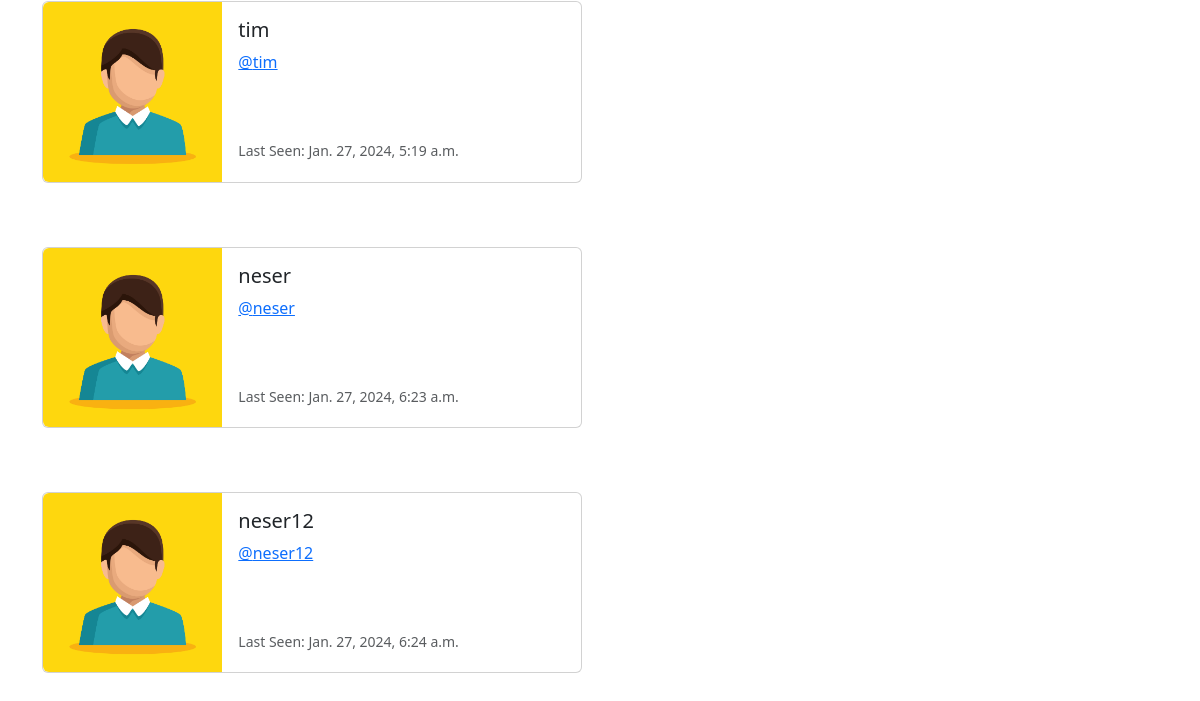
The app's page /profile_list (signed in, lower part), older data.
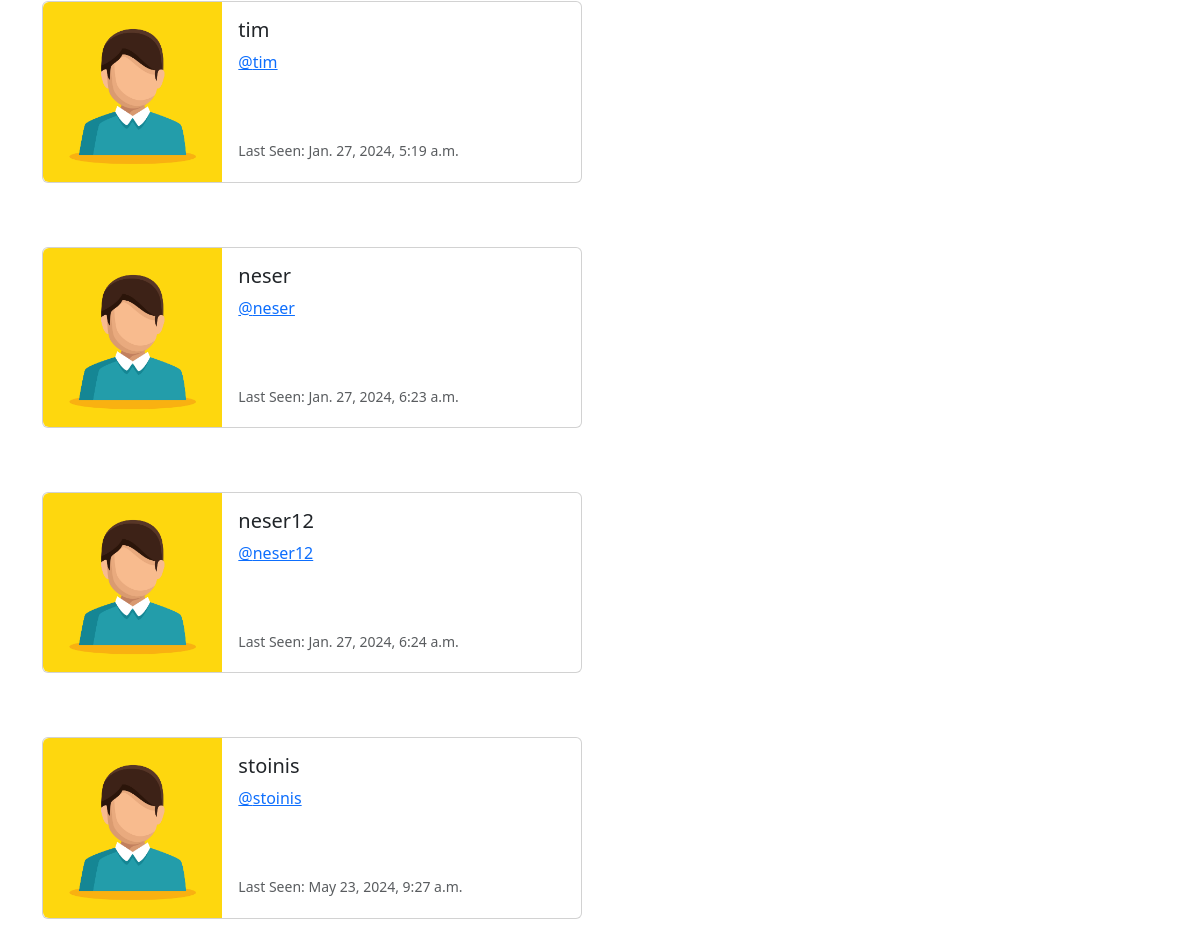
The same page, newer data.
### Home/models.py (models this page shows, shortened)
class Profile(models.Model):
    user = models.OneToOneField(User,on_delete = models.CASCADE)
    follows = models.ManyToManyField("self",related_name="followed_by",symmetrical=False,blank=True)
    date_modified = models.DateTimeField(User,auto_now=True)
    profile_image = models.ImageField(null=True, blank=True, upload_to="images/")

### Home/views.py (the view)
# urls.py: path('profile_list',views.profile_list,name="profile_list"),
def profile_list(request):
    if request.user.is_authenticated:
        profiles = Profile.objects.exclude(user=request.user)
        return render(request,'profile_list.html',{"profiles":profiles})
    else:
        messages.success(request,"you must be logged in to view this page...")
        return redirect('index')

### templates/profile_list.html (shortened to what this page needs)
{% extends "base.html" %}
{% load static %}
{% block content %}
<h1>Profile List</h1><br/>
{% if profiles %}
    {% for profile in profiles %}
    <div class="card mb-3" style="max-width: 540px;">
        <div class="row g-0">
          <div class="col-md-4">
            <img src="{% static "images/profile.jpg" %}" class="img-fluid rounded-start" alt="...">
          </div>
          <div class="col-md-8">
            <div class="card-body">
              <h5 class="card-title">{{profile.user.username}}</h5>
              <p class="card-text"><a href="{% url "profile" profile.user.id %}">@{{profile.user.username|lower}}</a></p><br/><br/>
              <p class="card-text"><small class="text-body-secondary">Last Seen: {{profile.date_modified}}</small></p>
            </div>
          </div>
        </div>
      </div>
      <br/><br/>
    {% endfor %}
{% endif %}
{% endblock content %}

### templates/base.html (shortened to what this page needs)
<!doctype html>
<html lang="en">
  <head>
    <link href="https://cdn.jsdelivr.net/npm/bootstrap@5.3.2/dist/css/bootstrap.min.css" rel="stylesheet">
  </head>
  <body>
    <div class="container">
        <br/>
        {% block content %}{% endblock content %}
    </div>
  </body>
</html>

Row changes from the older to the newer data that the page shows:
added Profile: user.username "stoinis", date_modified "May 23, 2024, 9:27 a.m."
